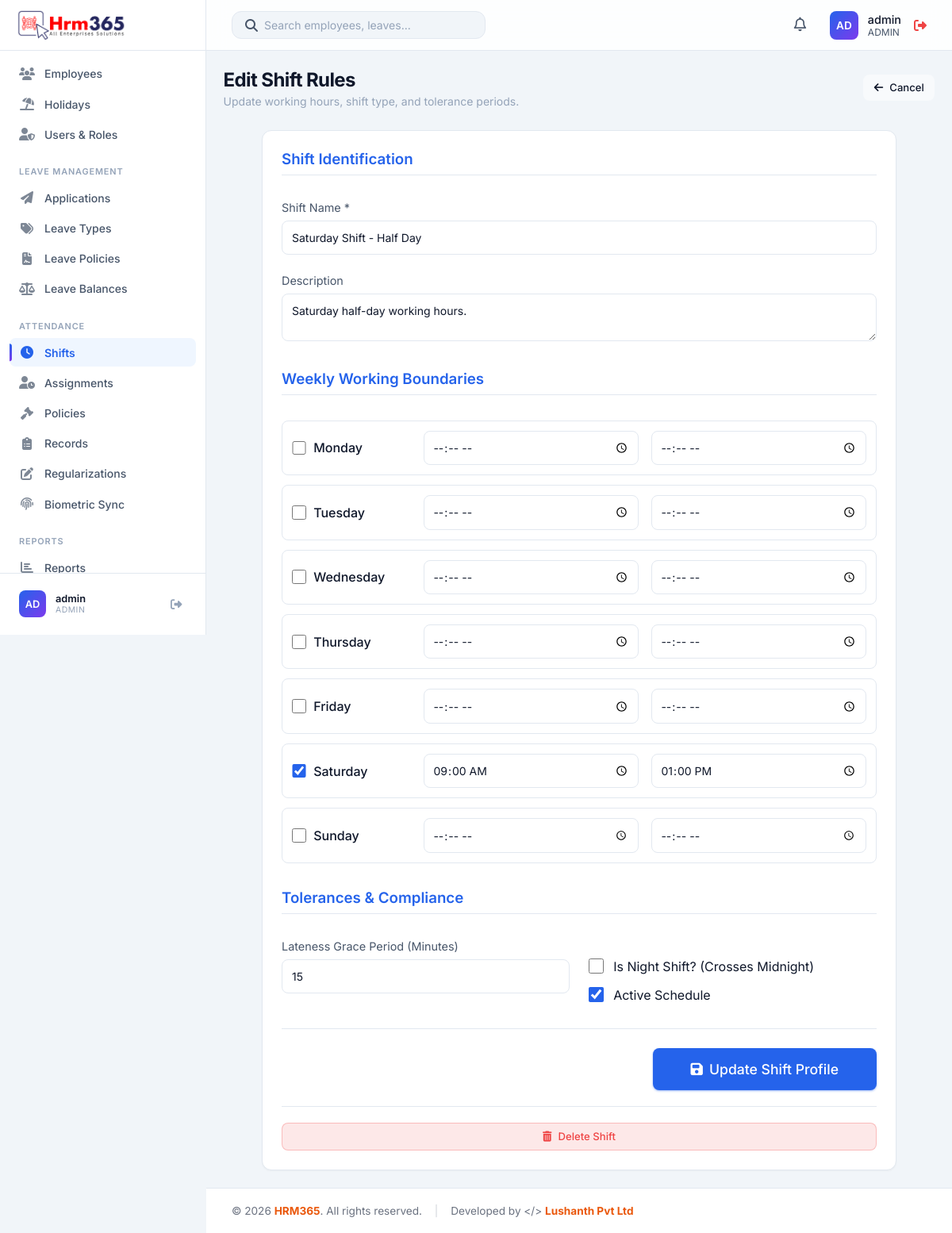
/modules/shifts/edit.php?id=3 (signed in), run on the app's committed database.
### tables this page shows
CREATE TABLE IF NOT EXISTS users (
    id INT AUTO_INCREMENT PRIMARY KEY,
    username VARCHAR(50) NOT NULL UNIQUE,
    password VARCHAR(255) NOT NULL,
    full_name VARCHAR(100),
    phone VARCHAR(30),
    role ENUM('admin', 'HR', 'manager', 'employee') DEFAULT 'employee',
    status ENUM('Active', 'Inactive') DEFAULT 'Active',
    language VARCHAR(20) DEFAULT 'English',
    department VARCHAR(50),
    employee_id INT NULL,
    created_at TIMESTAMP DEFAULT CURRENT_TIMESTAMP,
    FOREIGN KEY (employee_id) REFERENCES employees(id) ON DELETE CASCADE,
    UNIQUE KEY unique_employee_login (employee_id)
);

CREATE TABLE IF NOT EXISTS shifts (
    id INT AUTO_INCREMENT PRIMARY KEY,
    name VARCHAR(100) NOT NULL,
    description TEXT,
    start_time TIME NOT NULL,
    end_time TIME NOT NULL,
    grace_period INT DEFAULT 0,
    is_night_shift BOOLEAN DEFAULT FALSE,
    status ENUM('Active', 'Inactive') DEFAULT 'Active',
    created_at TIMESTAMP DEFAULT CURRENT_TIMESTAMP
);

CREATE TABLE IF NOT EXISTS shift_weekly_schedules (
    id INT AUTO_INCREMENT PRIMARY KEY,
    shift_id INT NOT NULL,
    weekday TINYINT NOT NULL,
    is_working BOOLEAN DEFAULT TRUE,
    start_time TIME NULL,
    end_time TIME NULL,
    is_night_shift BOOLEAN DEFAULT FALSE,
    created_at TIMESTAMP DEFAULT CURRENT_TIMESTAMP,
    updated_at TIMESTAMP DEFAULT CURRENT_TIMESTAMP ON UPDATE CURRENT_TIMESTAMP,
    UNIQUE KEY shift_weekday (shift_id, weekday),
    FOREIGN KEY (shift_id) REFERENCES shifts(id) ON DELETE CASCADE
);

### modules/shifts/edit.php (the view, shortened to what the rows shown need)
<?php
require_once '../../includes/db.php';
require_once '../../includes/auth.php';
$id = intval($_GET['id'] ?? 0);
$stmt = $pdo->prepare("SELECT * FROM shifts WHERE id = ?");
$stmt->execute([$id]);
$shift = $stmt->fetch();
$weekDays = [
    1 => 'Monday',
    2 => 'Tuesday',
    3 => 'Wednesday',
    4 => 'Thursday',
    5 => 'Friday',
    6 => 'Saturday',
    7 => 'Sunday',
];
$scheduleStmt = $pdo->prepare("SELECT * FROM shift_weekly_schedules WHERE shift_id = ? ORDER BY weekday ASC");
$scheduleStmt->execute([$id]);
$weeklySchedules = [];
foreach ($scheduleStmt->fetchAll() as $row) {
    $weeklySchedules[intval($row['weekday'])] = $row;
}
include '../../includes/header.php';
?>
<div class="page-header">
    <div>
        <h1 class="page-title">Edit Shift Rules</h1>
    </div>
</div>
<div class="card" style="max-width: 800px; margin: 0 auto;">
    <form action="save.php" method="POST">
        <div style="display: grid; grid-template-columns: 1fr; gap: 1.5rem; margin-bottom: 2rem;">
            <div>
                <label style="display: block; margin-bottom: 0.5rem; color: var(--text-secondary); font-size: 0.9rem;">Shift Name *</label>
                <input type="text" name="name" required value="<?php echo htmlspecialchars($shift['name']); ?>" style="width: 100%; padding: 0.75rem; border-radius: var(--radius-md); border: 1px solid var(--border-color); background: var(--bg-secondary); color: var(--text-primary); outline: none;">
            </div>
            <div>
                <label style="display: block; margin-bottom: 0.5rem; color: var(--text-secondary); font-size: 0.9rem;">Description</label>
                <textarea name="description" rows="2" style="width: 100%; padding: 0.75rem; border-radius: var(--radius-md); border: 1px solid var(--border-color); background: var(--bg-secondary); color: var(--text-primary); outline: none;"><?php echo htmlspecialchars($shift['description'] ?? ''); ?></textarea>
            </div>
        </div>
        <div style="display: grid; gap: 0.75rem; margin-bottom: 2rem;">
            <?php foreach ($weekDays as $dayNumber => $dayName): ?>
                <?php
                    $row = $weeklySchedules[$dayNumber] ?? null;
                    $isWorking = $row ? intval($row['is_working']) === 1 : $dayNumber <= 5;
                    $startValue = $row && !empty($row['start_time']) ? substr($row['start_time'], 0, 5) : ($isWorking ? substr($shift['start_time'], 0, 5) : '');
                    $endValue = $row && !empty($row['end_time']) ? substr($row['end_time'], 0, 5) : ($isWorking ? substr($shift['end_time'], 0, 5) : '');
                ?>
                <div style="display: grid; grid-template-columns: 150px 1fr 1fr; gap: 1rem; align-items: center; padding: 0.75rem; border: 1px solid var(--border-color); border-radius: var(--radius-md); background: var(--bg-secondary);">
                    <label style="display: flex; align-items: center; gap: 0.6rem; color: var(--text-primary); font-weight: 500;">
                        <input type="checkbox" name="working_days[<?php echo $dayNumber; ?>]" value="1" <?php echo $isWorking ? 'checked' : ''; ?> style="width: 1.1rem; height: 1.1rem; accent-color: var(--accent-primary);">
                        <?php echo $dayName; ?>
                    </label>
                    <input type="time" name="day_start_time[<?php echo $dayNumber; ?>]" value="<?php echo htmlspecialchars($startValue); ?>" style="width: 100%; padding: 0.65rem; border-radius: var(--radius-md); border: 1px solid var(--border-color); background: var(--bg-primary); color: var(--text-primary); outline: none; color-scheme: light;">
                    <input type="time" name="day_end_time[<?php echo $dayNumber; ?>]" value="<?php echo htmlspecialchars($endValue); ?>" style="width: 100%; padding: 0.65rem; border-radius: var(--radius-md); border: 1px solid var(--border-color); background: var(--bg-primary); color: var(--text-primary); outline: none; color-scheme: light;">
                </div>
            <?php endforeach; ?>
        </div>
        <div style="display: grid; grid-template-columns: 1fr 1fr; gap: 1.5rem; margin-bottom: 2rem;">
            <div>
                <label style="display: block; margin-bottom: 0.5rem; color: var(--text-secondary); font-size: 0.9rem;">Lateness Grace Period (Minutes)</label>
                <input type="number" name="grace_period" value="<?php echo intval($shift['grace_period']); ?>" min="0" style="width: 100%; padding: 0.75rem; border-radius: var(--radius-md); border: 1px solid var(--border-color); background: var(--bg-secondary); color: var(--text-primary); outline: none;">
            </div>
        </div>
    </form>
</div>
<?php include '../../includes/footer.php'; ?>

### includes/header.php (shortened to what the rows shown need)
<?php
require_once __DIR__ . '/auth.php';
require_once __DIR__ . '/avatar.php';
$stylesheetPath = __DIR__ . '/../css/styles.css';
$stylesheetVersion = is_file($stylesheetPath) ? filemtime($stylesheetPath) : time();
?>
<!DOCTYPE html>
<html lang="en">
<head>
    <link rel="stylesheet" href="<?php echo app_url('css/styles.css'); ?>?v=<?php echo $stylesheetVersion; ?>">
    <link rel="stylesheet" href="https://cdnjs.cloudflare.com/ajax/libs/font-awesome/6.4.0/css/all.min.css">
</head>
<body>
    <?php include 'sidebar.php'; ?>
    <div class="main-wrapper" style="display: flex; flex-direction: column; flex: 1; min-height: 100vh; width: 100%;">
        <header class="top-header">
            <div class="header-actions">
                <div class="user-profile" style="display: flex; align-items: center; gap: 1rem;">
                    <a href="<?php echo app_url('profile.php'); ?>" style="display: flex; align-items: center; gap: 0.75rem; text-decoration: none; color: inherit;">
                        <?php echo render_avatar($currentUser['first_name'] ?? null, $currentUser['last_name'] ?? null, $currentUser['profile_photo'] ?? null, $currentUser['username']); ?>
                        <div class="user-info">
                            <div style="font-size: 0.9rem; font-weight: 500; color: var(--text-primary);">
                                <?php echo htmlspecialchars($_SESSION['full_name'] ?? $currentUser['username']); ?>
                            </div>
                            <div style="font-size: 0.75rem; color: var(--text-secondary); text-transform: uppercase;">
                                <?php echo htmlspecialchars($currentUser['role']); ?>
                            </div>
                        </div>
                    </a>
                </div>
            </div>
        </header>
        <main class="content-area">

### includes/sidebar.php (shortened to what the rows shown need)
<?php
require_once __DIR__ . '/avatar.php';
?>
<aside class="sidebar">
    <div class="sidebar-footer">
        <div class="sidebar-user">
            <?php echo render_avatar($currentUser['first_name'] ?? null, $currentUser['last_name'] ?? null, $currentUser['profile_photo'] ?? null, $currentUser['username']); ?>
            <div class="sidebar-user-info">
                <div class="sidebar-user-name"><?php echo htmlspecialchars($_SESSION['full_name'] ?? $currentUser['username']); ?></div>
                <div class="sidebar-user-role"><?php echo htmlspecialchars($currentUser['role']); ?></div>
            </div>
            <a href="<?php echo app_url('logout.php'); ?>" class="sidebar-logout" title="Logout"><i class="fas fa-sign-out-alt"></i></a>
        </div>
    </div>
</aside>

### includes/avatar.php (shortened to what the rows shown need)
<?php
function profile_photo_url(?string $path): ?string
{
    if (empty($path)) {
        return null;
    }
    $relative = ltrim(str_replace('\\', '/', $path), '/');
    $absolute = realpath(__DIR__ . '/../' . str_replace('/', DIRECTORY_SEPARATOR, $relative));
    return app_url($relative) . '?v=' . filemtime($absolute);
}
function avatar_initials(?string $first, ?string $last, ?string $fallback = ''): string
{
    $first = trim((string) $first);
    $last = trim((string) $last);
    $fallback = trim($fallback);
    return strtoupper(substr($fallback !== '' ? $fallback : 'U', 0, 2));
}
function render_avatar(?string $first, ?string $last, ?string $photoPath, ?string $fallback = '', string $class = 'avatar', string $style = ''): string
{
    $url = profile_photo_url($photoPath);
    $label = trim(trim((string) $first) . ' ' . trim((string) $last));
    if ($label === '') {
        $label = $fallback ?: 'User';
    }
    $styleAttr = $style !== '' ? ' style="' . htmlspecialchars($style, ENT_QUOTES, 'UTF-8') . '"' : '';
    $classAttr = htmlspecialchars($class, ENT_QUOTES, 'UTF-8');
    $titleAttr = htmlspecialchars($label, ENT_QUOTES, 'UTF-8');
    return '<div class="' . $classAttr . '"' . $styleAttr . ' title="' . $titleAttr . '">' . htmlspecialchars(avatar_initials($first, $last, $fallback), ENT_QUOTES, 'UTF-8') . '</div>';
}

### data on the page
users: role "AD AD", username "admin", role "ADMIN"
shifts: name "Saturday Shift - Half Day", description "Saturday half-day working hours.", grace_period "15"
shift_weekly_schedules: is_working "☑", start_time "09:00", end_time "13:00"

### other printed values
$dayName "Monday"
$dayName "Tuesday"
$dayName "Wednesday"
$dayName "Thursday"
$dayName "Friday"
$dayName "Saturday"
$dayName "Sunday"
